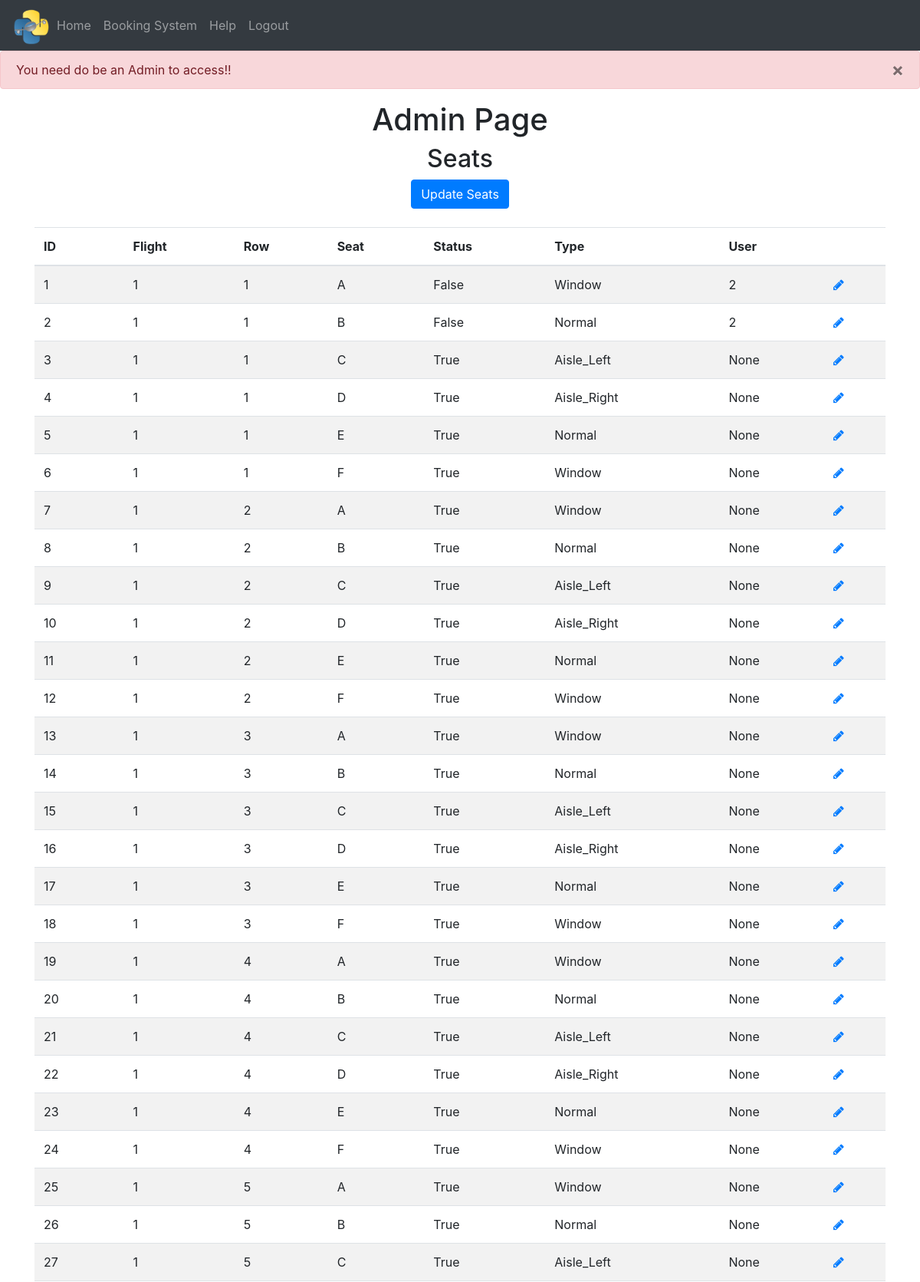
/admin-area/seats (signed in, upper part), run on the app's committed database.
### website/models.py (models this page shows)
class Seat(db.Model):
    id = db.Column(db.Integer, primary_key=True)
    seat_flight = db.Column(db.String(10))
    seat_row = db.Column(db.String(5))
    seat_column = db.Column(db.String(5))
    seat_status = db.Column(db.String(10))
    seat_type = db.Column(db.String(10))
    seat_unique = db.Column(db.String(20), unique=True)
    user_id = db.Column(db.Integer, db.ForeignKey('user.id'))

### website/admin.py (the view)
@admins.route('/seats', methods=['GET', 'POST'])
@login_required
def admin_seats():
    admin = admin_user_checker(current_user)
    if admin:
        seats = Seat.query.all()
        return render_template('admin_seats.html', user=current_user, seats=seats)

### website/__init__.py (called while the page is built)
def create_app():
    from .views import views
    from .auth import auth
    from .admin import admins
    from .models import User, Seat
    app = Flask(__name__)
    app.config['SECRET_KEY'] = 'secret'
    app.config['SQLALCHEMY_DATABASE_URI'] = f'sqlite:///{DB_NAME}'
    app.config['FLASK_ADMIN_SWATCH'] = 'cerulean'
    app.register_blueprint(views, url_prefix='/')
    app.register_blueprint(auth, url_prefix='/')
    app.register_blueprint(admins, url_prefix='/admin-area')
    db.init_app(app)
    create_database(app)
    login_manager = LoginManager()
    login_manager.login_view = 'auth.login'
    login_manager.init_app(app)
    @login_manager.user_loader
    def load_user(id):
        return User.query.get(int(id))
    return app

### website/python_scripts.py (called while the page is built)
def admin_user_checker(current_user):
    if current_user.role == 'admin':
        return True
    else:
        flash('You need do be an Admin to access!!', category='error')
        return redirect(url_for('views.home'))

### website/templates/admin_seats.html
{% extends "base.html" %} {% block title %}Admin{% endblock %}
{% block content%}
<h1 align="center">Admin Page</h1>
<h2 align="center">Seats</h2>
<form method="POST" align="center">
<a class="btn btn-primary link" href="/admin-area/update-flights" >Update Seats</a>
</form>
<br>
<table class="table table-striped" id="users">
    <thead>
        <tr>
        <th scope="col">ID</th>
        <th scope="col">Flight</th>
        <th scope="col">Row</th>
        <th scope="col">Seat</th>
        <th scope="col">Status</th>
        <th scope="col">Type</th>
        <th scope="col">User</th>
        <th scope="col"></th>
        </tr>
    </thead>
    <tbody>
        {% for seat in seats %}
        <tr>
        <td>{{seat.id}}</td>
        <td>{{seat.seat_flight}} </td>
        <td>{{seat.seat_row}}</td>
        <td>{{seat.seat_column}}</td>
        <td>{{seat.seat_status}}</td>
        <td>{{seat.seat_type}}</td>
        <td>{{seat.user_id}}</td>
        <td><a class="icon" href="{{url_for('admins.update_seat', id=seat.id)}}" >
            <span class="fa fa-pencil glyphicon glyphicon-pencil"></span></a></td>
        </tr>
        {% endfor %}
    </tbody>
</table>
{% endblock %}

### data on the page
Seat: id "1", seat_flight "1", seat_row "1", seat_column "A", seat_status "False", seat_type "Window", user_id "2"
Seat: id "2", seat_flight "1", seat_row "1", seat_column "B", seat_status "False", seat_type "Normal", user_id "2"
Seat: id "3", seat_flight "1", seat_row "1", seat_column "C", seat_status "True", seat_type "Aisle_Left", user_id "None"
Seat: id "4", seat_flight "1", seat_row "1", seat_column "D", seat_status "True", seat_type "Aisle_Right", user_id "None"
Seat: id "5", seat_flight "1", seat_row "1", seat_column "E", seat_status "True", seat_type "Normal", user_id "None"
Seat: id "6", seat_flight "1", seat_row "1", seat_column "F", seat_status "True", seat_type "Window", user_id "None"
Seat: id "7", seat_flight "1", seat_row "2", seat_column "A", seat_status "True", seat_type "Window", user_id "None"
Seat: id "8", seat_flight "1", seat_row "2", seat_column "B", seat_status "True", seat_type "Normal", user_id "None"
Seat: id "9", seat_flight "1", seat_row "2", seat_column "C", seat_status "True", seat_type "Aisle_Left", user_id "None"
Seat: id "10", seat_flight "1", seat_row "2", seat_column "D", seat_status "True", seat_type "Aisle_Right", user_id "None"
Seat: id "11", seat_flight "1", seat_row "2", seat_column "E", seat_status "True", seat_type "Normal", user_id "None"
Seat: id "12", seat_flight "1", seat_row "2", seat_column "F", seat_status "True", seat_type "Window", user_id "None"
Seat: id "13", seat_flight "1", seat_row "3", seat_column "A", seat_status "True", seat_type "Window", user_id "None"
Seat: id "14", seat_flight "1", seat_row "3", seat_column "B", seat_status "True", seat_type "Normal", user_id "None"
Seat: id "15", seat_flight "1", seat_row "3", seat_column "C", seat_status "True", seat_type "Aisle_Left", user_id "None"
Seat: id "16", seat_flight "1", seat_row "3", seat_column "D", seat_status "True", seat_type "Aisle_Right", user_id "None"
Seat: id "17", seat_flight "1", seat_row "3", seat_column "E", seat_status "True", seat_type "Normal", user_id "None"
Seat: id "18", seat_flight "1", seat_row "3", seat_column "F", seat_status "True", seat_type "Window", user_id "None"
Seat: id "19", seat_flight "1", seat_row "4", seat_column "A", seat_status "True", seat_type "Window", user_id "None"
Seat: id "20", seat_flight "1", seat_row "4", seat_column "B", seat_status "True", seat_type "Normal", user_id "None"
Seat: id "21", seat_flight "1", seat_row "4", seat_column "C", seat_status "True", seat_type "Aisle_Left", user_id "None"
Seat: id "22", seat_flight "1", seat_row "4", seat_column "D", seat_status "True", seat_type "Aisle_Right", user_id "None"
Seat: id "23", seat_flight "1", seat_row "4", seat_column "E", seat_status "True", seat_type "Normal", user_id "None"
Seat: id "24", seat_flight "1", seat_row "4", seat_column "F", seat_status "True", seat_type "Window", user_id "None"
Seat: id "25", seat_flight "1", seat_row "5", seat_column "A", seat_status "True", seat_type "Window", user_id "None"
Seat: id "26", seat_flight "1", seat_row "5", seat_column "B", seat_status "True", seat_type "Normal", user_id "None"
Seat: id "27", seat_flight "1", seat_row "5", seat_column "C", seat_status "True", seat_type "Aisle_Left", user_id "None"

### other printed values
{{ message }} "You need do be an Admin to access!!"
